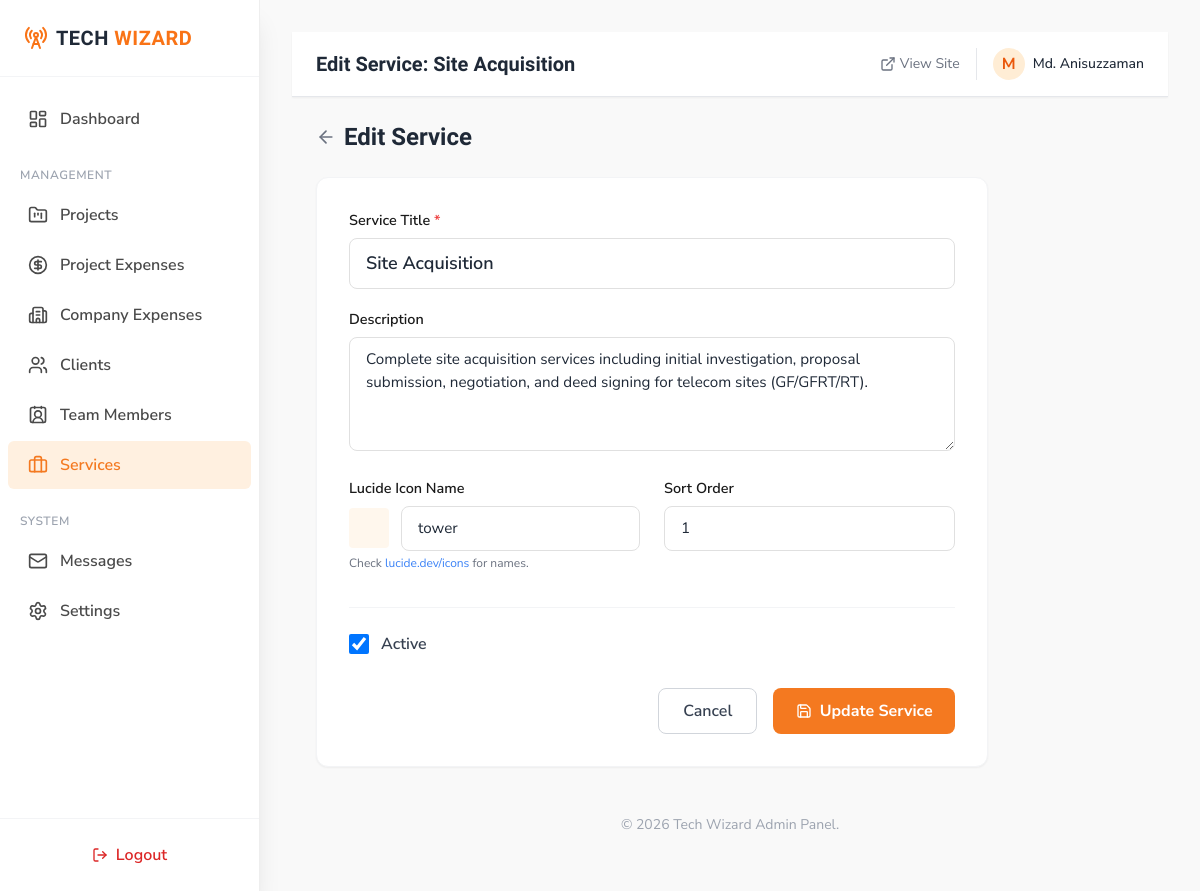
/admin/services/edit/1 (signed in), run on the app's committed database.
### tables this page shows
CREATE TABLE IF NOT EXISTS services (
    id INT AUTO_INCREMENT PRIMARY KEY,
    title VARCHAR(200) NOT NULL,
    slug VARCHAR(200) UNIQUE NOT NULL,
    description TEXT,
    icon VARCHAR(100),
    sort_order INT DEFAULT 0,
    is_active TINYINT DEFAULT 1,
    created_at TIMESTAMP DEFAULT CURRENT_TIMESTAMP
);

### app/controllers/ServiceController.php (called while the page is built, shortened)
<?php
class ServiceController extends Controller
{
    public function edit(string $id): void
    {
        $serviceModel = new Service();
        $service      = $serviceModel->findById('services', (int)$id);
        $this->view('admin/services/edit', compact('service', 'flash'), 'admin');
    }
}

### public/index.php (called while the page is built, shortened)
<?php
require_once APP_ROOT . '/core/helpers.php';
spl_autoload_register(function($className) {
    $paths = [
        APP_ROOT . '/core/' . $className . '.php',
        APP_ROOT . '/app/controllers/' . $className . '.php',
        APP_ROOT . '/app/models/' . $className . '.php',
    ];
    foreach ($paths as $path) {
        if (file_exists($path)) {
            return;
        }
    }
});
$router = new Router();
$router->dispatch();

### core/helpers.php (called while the page is built, shortened)
<?php
function base_url(string $path = ''): string
{
    return BASE_URL . ltrim($path, '/');
}
function asset(string $path): string
{
    return BASE_URL . 'assets/' . ltrim($path, '/');
}
function is_admin_active(string $route): string
{
    $currentUrl = trim($_GET['url'] ?? '', '/');
    $checkRoute = trim('admin/' . $route, '/');
    if ($route !== '' && str_starts_with($currentUrl, $checkRoute)) return 'active';
    return '';
}
function h(string $str): string
{
    return htmlspecialchars($str, ENT_QUOTES, 'UTF-8');
}

### app/models/Database.php (called while the page is built, shortened)
<?php
class Database
{
    private static ?Database $instance = null;
    private ?PDO $connection = null;
    private function __construct()
    {
        try {
            $dsn = 'mysql:host=' . DB_HOST . ';dbname=' . DB_NAME . ';charset=utf8mb4';
            $options = [
                PDO::ATTR_ERRMODE            => PDO::ERRMODE_EXCEPTION,
                PDO::ATTR_DEFAULT_FETCH_MODE => PDO::FETCH_ASSOC,
                PDO::ATTR_EMULATE_PREPARES   => false,
            ];
            $this->connection = new PDO($dsn, DB_USER, DB_PASS, $options);
        } catch (PDOException $e) {
            if (APP_DEBUG) {
                die('<h2>Database Connection Failed</h2><p>' . $e->getMessage() . '</p>');
            }
            die('Database connection error. Please try again later.');
        }
    }
    public static function getInstance(): Database
    {
        if (self::$instance === null) {
            self::$instance = new self();
        }
        return self::$instance;
    }
    public function getConnection(): PDO
    {
        return $this->connection;
    }
}

### core/Model.php (called while the page is built, shortened)
<?php
class Model
{
    protected ?PDO $db = null;
    public function __construct()
    {
        $this->db = Database::getInstance()->getConnection();
    }
    public function query(string $sql, array $params = []): PDOStatement|bool
    {
        try {
            $stmt = $this->db->prepare($sql);
            $stmt->execute($params);
            return $stmt;
        } catch (PDOException $e) {
            if (APP_DEBUG) {
                die('Query Error: ' . $e->getMessage() . '<br>SQL: ' . $sql);
            }
            return false;
        }
    }
    public function findOne(string $table, array $where): ?array
    {
        $conditions = [];
        $params = [];
        foreach ($where as $col => $val) {
            $conditions[] = "`{$col}` = ?";
            $params[] = $val;
        }
        $sql = "SELECT * FROM `{$table}` WHERE " . implode(' AND ', $conditions) . " LIMIT 1";
        $stmt = $this->query($sql, $params);
        $row = $stmt ? $stmt->fetch(PDO::FETCH_ASSOC) : null;
        return $row ?: null;
    }
    public function findById(string $table, int $id): ?array
    {
        return $this->findOne($table, ['id' => $id]);
    }
}

### app/views/admin/services/edit.php (the view, shortened to what this page needs)
<?php $title = 'Edit Service: ' . h($service['title']); ?>
<div class="flex items-center gap-2 mb-6">
    <a href="<?= base_url('admin/services') ?>" class="text-gray-500 hover:text-orange-500"><i data-lucide="arrow-left" class="w-5 h-5"></i></a>
    <h2 class="text-2xl font-bold text-gray-800 m-0">Edit Service</h2>
</div>
<form action="<?= base_url('admin/services/edit/' . $service['id']) ?>" method="POST" class="bg-white rounded-xl shadow-sm border border-gray-100 p-6 md:p-8 max-w-2xl">
    <div class="form-group">
        <label for="title" class="form-label">Service Title <span class="text-red-500">*</span></label>
        <input type="text" id="title" name="title" class="form-control text-lg font-semibold" value="<?= h($service['title']) ?>" required>
    </div>
    <div class="form-group">
        <label for="description" class="form-label">Description</label>
        <textarea id="description" name="description" class="form-control" rows="4"><?= h($service['description']) ?></textarea>
    </div>
    <div class="grid grid-cols-1 md:grid-cols-2 gap-6 mb-4">
        <div class="form-group">
            <label for="icon" class="form-label">Lucide Icon Name</label>
            <div class="flex items-center gap-3">
                <div class="w-10 h-10 rounded bg-orange-50 flex items-center justify-center text-orange-500 shrink-0">
                    <i data-lucide="<?= h($service['icon'] ?: 'settings') ?>" class="w-5 h-5"></i>
                </div>
                <input type="text" id="icon" name="icon" class="form-control flex-1" value="<?= h($service['icon']) ?>" placeholder="e.g. settings">
            </div>
            <div class="text-xs text-gray-500 mt-1">Check <a href="https://lucide.dev/icons" target="_blank" class="text-blue-500 hover:underline">lucide.dev/icons</a> for names.</div>
        </div>
        <div class="form-group">
            <label for="sort_order" class="form-label">Sort Order</label>
            <input type="number" id="sort_order" name="sort_order" class="form-control" value="<?= h($service['sort_order']) ?>">
        </div>
    </div>
    <div class="form-group border-t border-gray-100 pt-6">
        <label class="flex items-center gap-3 cursor-pointer">
            <input type="checkbox" name="is_active" class="w-5 h-5 text-orange-500 rounded border-gray-300" <?= $service['is_active'] ? 'checked' : '' ?>>
            <span class="font-semibold text-gray-700">Active</span>
        </label>
    </div>
    <div class="mt-8 flex justify-end gap-4">
        <a href="<?= base_url('admin/services') ?>" class="px-6 py-2.5 rounded-lg border border-gray-300 text-gray-700 font-semibold hover:bg-gray-50">Cancel</a>
        <button type="submit" class="btn-primary flex items-center gap-2">
            <i data-lucide="save" class="w-4 h-4"></i> Update Service
        </button>
    </div>
</form>

### app/views/layouts/admin.php (shortened to what this page needs)
<!DOCTYPE html>
<html lang="en">
<head>
    <script src="https://cdn.tailwindcss.com"></script>
    <link rel="stylesheet" href="<?= asset('css/custom.css') ?>">
</head>
<body class="antialiased bg-gray-50 text-gray-800">
    <aside class="admin-sidebar bg-white shadow-xl flex flex-col show md:translate-x-0">
        <div class="p-6 border-b border-gray-100 flex justify-between items-center">
            <a href="<?= base_url('admin/dashboard') ?>" class="flex items-center gap-2">
                <i data-lucide="radio-tower" class="text-orange-500 w-6 h-6"></i>
                <span class="font-['Barlow_Condensed'] font-extrabold text-xl tracking-wide">TECH <span class="text-orange-500">WIZARD</span></span>
            </a>
        </div>
        <nav class="flex-1 overflow-y-auto py-4">
            <a href="<?= base_url('admin/dashboard') ?>" class="admin-nav-link <?= is_admin_active('dashboard') ?>">
                <i data-lucide="layout-dashboard" class="w-5 h-5"></i> Dashboard
            </a>
            <div class="px-5 text-xs font-semibold text-gray-400 uppercase tracking-wider mt-6 mb-2">Management</div>
            <a href="<?= base_url('admin/projects') ?>" class="admin-nav-link <?= is_admin_active('projects') ?>">
                <i data-lucide="folder-kanban" class="w-5 h-5"></i> Projects
            </a>
            <a href="<?= base_url('admin/expenses/project') ?>" class="admin-nav-link <?= is_admin_active('expenses/project') ?>">
                <i data-lucide="circle-dollar-sign" class="w-5 h-5"></i> Project Expenses
            </a>
            <a href="<?= base_url('admin/expenses/company') ?>" class="admin-nav-link <?= is_admin_active('expenses/company') ?>">
                <i data-lucide="building-2" class="w-5 h-5"></i> Company Expenses
            </a>
            <a href="<?= base_url('admin/clients') ?>" class="admin-nav-link <?= is_admin_active('clients') ?>">
                <i data-lucide="users" class="w-5 h-5"></i> Clients
            </a>
            <a href="<?= base_url('admin/team') ?>" class="admin-nav-link <?= is_admin_active('team') ?>">
                <i data-lucide="contact-2" class="w-5 h-5"></i> Team Members
            </a>
            <a href="<?= base_url('admin/services') ?>" class="admin-nav-link <?= is_admin_active('services') ?>">
                <i data-lucide="briefcase" class="w-5 h-5"></i> Services
            </a>
            <div class="px-5 text-xs font-semibold text-gray-400 uppercase tracking-wider mt-6 mb-2">System</div>
            <a href="<?= base_url('admin/contacts') ?>" class="admin-nav-link <?= is_admin_active('contacts') ?>">
                <i data-lucide="mail" class="w-5 h-5"></i> Messages
            </a>
            <a href="<?= base_url('admin/settings') ?>" class="admin-nav-link <?= is_admin_active('settings') ?>">
                <i data-lucide="settings" class="w-5 h-5"></i> Settings
            </a>
        </nav>
        <div class="p-4 border-t border-gray-100">
            <a href="<?= base_url('admin/logout') ?>" class="flex items-center justify-center gap-2 w-full py-2 px-4 rounded text-red-600 hover:bg-red-50 font-semibold transition-colors">
                <i data-lucide="log-out" class="w-4 h-4"></i> Logout
            </a>
        </div>
    </aside>
    <div class="admin-content flex flex-col min-h-screen">
        <header class="bg-white shadow-sm border-b border-gray-200 sticky top-0 z-40">
            <div class="flex items-center justify-between px-6 py-4">
                <div class="flex items-center gap-4">
                    <h2 class="text-xl font-semibold text-gray-800 m-0"><?= $title ?? 'Dashboard' ?></h2>
                </div>
                <div class="flex items-center gap-4">
                    <a href="<?= base_url() ?>" target="_blank" class="text-sm text-gray-500 hover:text-orange-500 hidden sm:flex items-center gap-1">
                        <i data-lucide="external-link" class="w-4 h-4"></i> View Site
                    </a>
                    <div class="flex items-center gap-2">
                        <div class="w-8 h-8 rounded-full bg-orange-100 text-orange-600 flex items-center justify-center font-bold">
                            <?= substr($_SESSION[ADMIN_SESSION_KEY]['name'] ?? 'A', 0, 1) ?>
                        </div>
                        <span class="text-sm font-medium hidden sm:block"><?= $_SESSION[ADMIN_SESSION_KEY]['name'] ?? 'Admin' ?></span>
                    </div>
                </div>
            </div>
        </header>
        <main class="flex-1 p-6">
            <?= $content ?>
        </main>
        <footer class="p-6 text-center text-sm text-gray-400 mt-auto">
            &copy; <?= date('Y') ?> Tech Wizard Admin Panel.
        </footer>
    </div>
</body>
</html>

### public/assets/css/custom.css (style rules this page uses)
:root { --orange: #F47920; --orange-dark: #D96B12; --orange-light: #FFF0E0; --dark: #1A1A1A; --gray: #4A4A4A; --light: #F8F8F8; --white: #FFFFFF; --shadow: 0 4px 24px rgba(244,121,32,0.12); --radius: 8px; }
body { font-family: 'Nunito Sans', sans-serif; color: var(--gray); background-color: var(--light); }
h1, h2, h3, h4, h5, h6 { font-family: 'Barlow Condensed', sans-serif; color: var(--dark); font-weight: 700; }
.btn-primary { background: var(--orange); color: white; font-weight: 700; border-radius: var(--radius); padding: 0.6rem 1.4rem; transition: background 0.2s, transform 0.2s; display: inline-block; text-align: center; }
.admin-sidebar { width: 260px; background: white; border-right: 1px solid #eee; min-height: 100vh; position: fixed; top: 0; bottom: 0; overflow-y: auto; z-index: 50; transition: transform 0.3s ease; }
.admin-nav-link { display: flex; align-items: center; gap: 0.75rem; padding: 0.75rem 1.25rem; color: var(--gray); font-weight: 600; border-radius: 6px; margin: 2px 8px; transition: all 0.2s; }
.admin-nav-link:hover, .admin-nav-link.active { background: var(--orange-light); color: var(--orange); }
.admin-content { margin-left: 260px; padding: 2rem; background: #f9f9f9; min-height: 100vh; transition: margin-left 0.3s ease; }
.form-group { margin-bottom: 1.25rem; }
.form-label { display: block; font-weight: 600; color: var(--dark); margin-bottom: 0.4rem; font-size: 0.9rem; }
.form-control { width: 100%; padding: 0.65rem 1rem; border: 1.5px solid #E0E0E0; border-radius: var(--radius); font-size: 0.95rem; transition: border-color 0.2s; background-color: white; }
textarea.form-control { min-height: 100px; }

### data on the page
services: title "Edit Service: Site Acquisition", title "Site Acquisition", description "Complete site acquisition services including initial investigation, proposal submission, negotiation, and deed signing for telecom sites (GF/GFRT/RT).", icon "tower", sort_order "1", is_active "☑"

### other printed values
substr($_SESSION[ADMIN_SESSION_KEY]['name'] ?? 'A', 0, 1) "M"
$_SESSION[ADMIN_SESSION_KEY]['name'] "Md. Anisuzzaman"
